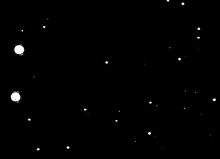
%> input picture Research/Archives/ShapeDetection/testImages/particles.jpg, 220 x 159 px, shrunk from 628 x 453 before the run
$ octave countObjects.m   (GNU Octave 9; MATLAB toolbox functions it lacks are replaced by stand-ins)
%> lines starting %> are read from the running program, lines starting %| are printed output that depends on the picture; in (x1, y1, x2, y2) boxes, pixels count from 0 and x2, y2 are one past the last pixel; in counts of white or black regions, pixels touching at a corner belong together; the program's own positions count from 1
% Count objects, find areas and centroids in BW images.

clear all;

%img = imread('./testImages/randomShapes.jpg');
img = imread('./testImages/particles.jpg');
%> img is the input picture: size 159x220x3 uint8; min 0, max 255, mean 1.7

rows = size(img,1);
%> rows = 159
cols = size(img,2);
%> cols = 220

% Convert to binary.
bwimg = im2bw(img);
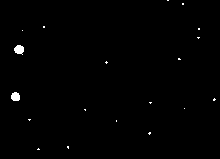
%> bwimg: size 159x220 logical; 0.58% white; 19 white regions (17 under 20 px), largest, box (x1, y1, x2, y2) and area: (14, 45, 24, 55) 73, (11, 92, 20, 101) 67

bwimg2 = zeros(rows+2,cols+2);
bwimg2(2:(rows+1),2:(cols+1)) = bwimg;
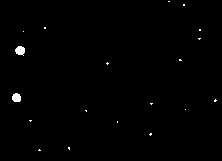
%> bwimg2: size 161x222 double; values 0 (black) and 1 (white), 0.57% white; 19 white regions (17 under 20 px), largest, box (x1, y1, x2, y2) and area: (15, 46, 25, 56) 73, (12, 93, 21, 102) 67


pointConsidered = zeros(rows,cols); % has the particular pixel been considered?

objectCount = 0;        % number of objects
objectArea = [];        % numbers of pixels in each obejct
objectCentroid = [];    % location of centroid of each object
objectPixels = [];     % list of pixels of each object


for ii = 1:1:rows
    for jj = 1:1:cols


        if ((bwimg(ii,jj) == 1) && (pointConsidered(ii,jj) == 0))

            pointConsidered(ii,jj) = 1;
            objectCount = objectCount + 1;
            objectArea(objectCount) = 1;
            objectPixels(objectCount,1,1) = ii;
            objectPixels(objectCount,1,2) = jj;

            objectCentroid(objectCount,1) = ii;
            objectCentroid(objectCount,2) = jj;
            pxi = 1;
            oi = 1;

            while (pxi <= oi)

                ai = objectPixels(objectCount,pxi,1);
                bi = objectPixels(objectCount,pxi,2);

                for pp = -1:1
                    for qq = -1:1
                        if ((bwimg2(ai+pp+1,bi+qq+1) == 1) && (pointConsidered(ai+pp,bi+qq) == 0))
                            objectArea(objectCount) = objectArea(objectCount) + 1;
                            oi = objectArea(objectCount);
                            objectPixels(objectCount,oi,1) = ai+pp;
                            objectPixels(objectCount,oi,2) = bi+qq;

                            objectCentroid(objectCount,1) = (objectCentroid(objectCount,1)*(oi-1) + (ai+pp))/oi;
                            objectCentroid(objectCount,2) = (objectCentroid(objectCount,2)*(oi-1) + (bi+qq))/oi;

                            pointConsidered(ai+pp,bi+qq) = 1;
                        end
                    end
                end


                pxi = pxi + 1;
            end
        end

        pointConsidered(ii,jj) = 1;
    end
end
%> pointConsidered: size 159x220 double; every value is 1
%> after the loop, ai = 150; bi = 40; objectArea = 19 values, max 73 at index 7, min 1 at index 5, mean 10.74; objectCentroid = 19 rows, first 12: [1 168.5; 4.5 183.5; 27.5 44.5; 29.5 199.5; 31 23; 38.25 199; 50.16 19.75; 59.6 179.8; 63 107; 97.28 16.1; 100.2 214.8; 103.2 151]; objectCount = 19; oi = 4; pxi = 5

fprintf('Number of Objects: %d\n', objectCount);
%| Number of Objects: 19

imshow(img)
hold on
plot(objectCentroid(:,2), objectCentroid(:,1),'x');
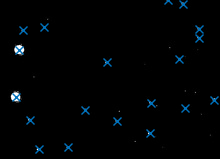
%> figure redrawn from the program's plot data

fprintf('[S.No]\t Area\t Centroid\n');
for obji = 1:1:objectCount
    fprintf('[%d]\t %d\t (%d,%d)\n', obji, objectArea(obji), objectCentroid(obji,1), objectCentroid(obji,2));
end
%> this loop made 19 passes
%| [1]	 2	 (1,168.5)
%| [2]	 4	 (4.5,183.5)
%| [3]	 4	 (27.5,44.5)
%| [4]	 4	 (29.5,199.5)
%| [5]	 1	 (31,23)
%| [6]	 4	 (38.25,199)
%| [7]	 73	 (50.1644,19.7534)
%| [8]	 5	 (59.6,179.8)
%> (further printed lines are left out)

$ run again, with Research/Archives/ShapeDetection/testImages/randomShapes.jpg copied over Research/Archives/ShapeDetection/testImages/particles.jpg
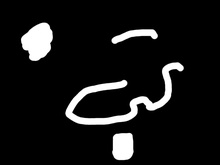
%> input picture Research/Archives/ShapeDetection/testImages/randomShapes.jpg, 220 x 165 px, shrunk from 640 x 480 before the run
%> img is the input picture: size 165x220x3 uint8; min 0, max 255, mean 22.9
%> `bwimg = im2bw(img);`:
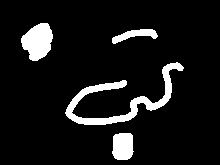
%> bwimg: size 165x220 logical; 9% white; 4 white regions, box (x1, y1, x2, y2) and area: (65, 62, 184, 125) 1585, (21, 23, 53, 61) 847, (112, 133, 134, 160) 512, (112, 29, 158, 44) 318
%> bwimg2: size 167x222 double; values 0 (black) and 1 (white), 8.8% white; 4 white regions, box (x1, y1, x2, y2) and area: (66, 63, 185, 126) 1585, (22, 24, 54, 62) 847, (113, 134, 135, 161) 512, (113, 30, 159, 45) 318
%> after the loop `for ii = 1:1:rows`: ai = 160; bi = 128; objectArea = [847 318 1585 512]; objectCentroid = [41.96 38.48; 35.52 135.5; 100.3 123.2; 146.9 123.5]; objectCount = 4; oi = 512; pxi = 513
%| Number of Objects: 4
%> `plot(objectCentroid(:,2), objectCentroid(:,1),'x');`:
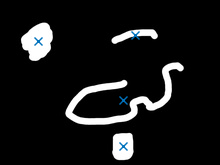
%> figure redrawn from the program's plot data
%> the loop `for obji = 1:1:objectCount` made 4 passes
%| [1]	 847	 (41.9575,38.4782)
%| [2]	 318	 (35.522,135.478)
%| [3]	 1585	 (100.324,123.17)
%| [4]	 512	 (146.873,123.48)
